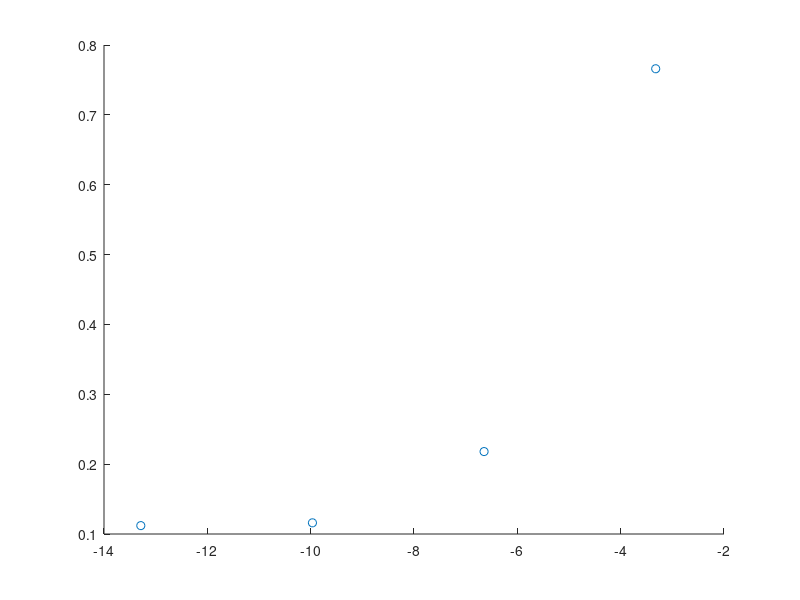

The MATLAB script that drew this image:
function plots()
%     scatter([1     2     5    10    25    50   100   150   200], [0.6667    0.0100    0.0100    0.0167    0.0067    0.0333    0.1767    0.6667    0.5867], 100, 'r');
%     hold on
%     scatter([1     2     5    10    25    50   100   150   200], [0.6667    0.6433    0.6667    0.3333    0.2633    0.1300    0.0567    0.3500    0.1233], 100, 'b');
%    scatter([log2(0.0001) log2(0.001) log2(0.01) log2(0.1) log2(1) log2(exp(1))], [0.0920  0.1300 0.0900 0.0720 0.0740 0.5620]);
    %scatter(log2([1 0.01 0.001 0.0001]), [0.7400 0.1160 0.1060 0.1060]);
    %scatter(log2([1 0.1 0.01 0.001]), [0.3700 0.0720 0.12 0.6720]);
    scatter(log2([0.0001 0.001 0.01 0.1]), [0.1120 0.1160 0.2180 0.7660]);
end

